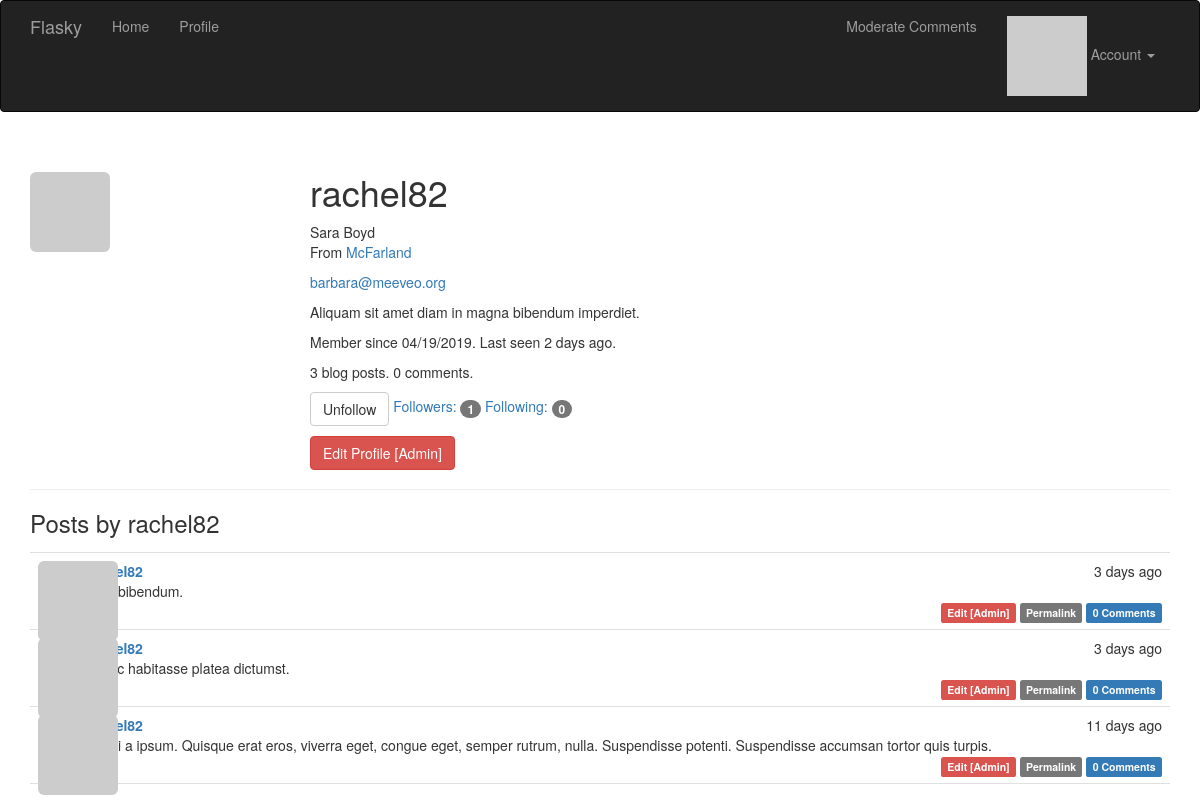
The page /user/rachel82 (signed in) on the database its author committed.
### app/models.py (models this page shows, shortened)
class User(UserMixin, db.Model):
    __tablename__ = 'users'
    id = db.Column(db.Integer, primary_key=True)
    username = db.Column(db.String(64), unique=True, index=True)
    password_hash = db.Column(db.String(128))
    email = db.Column(db.String(64), unique=True, index=True)
    role_id = db.Column(db.Integer, db.ForeignKey('roles.id'))
    confirmed = db.Column(db.Boolean, default=False)
    name = db.Column(db.String(64))
    location = db.Column(db.String(64))
    about_me = db.Column(db.Text())
    member_since = db.Column(db.DateTime(), default=datetime.utcnow)
    last_seen = db.Column(db.DateTime(), default=datetime.utcnow)
    avatar_hash = db.Column(db.String(32))
    posts = db.relationship('Post', backref='author', lazy='dynamic')
    followed = db.relationship('Follow',
                               foreign_keys=[Follow.follower_id],
                               backref=db.backref('follower', lazy='joined'),
                               lazy='dynamic',
                               cascade='all, delete-orphan')
    followers = db.relationship('Follow',
                                foreign_keys=[Follow.followed_id],
                                backref=db.backref('followed', lazy='joined'),
                                lazy='dynamic',
                                cascade='all, delete-orphan')
    comments = db.relationship('Comment', backref='author', lazy='dynamic')
    @property
    def password(self):
        """不能直接获取密码"""
        raise AttributeError('password is not a readable attribute')
    def can(self, permissions):
        return self.role is not None and \
            (self.role.permissions & permissions) == permissions
    def is_administrator(self):
        return self.can(Permission.ADMINISTER)
    def ping(self):
        self.last_seen = datetime.utcnow()
        db.session.add(self)
    def gravatar(self, size=100, default='identicon', rating='g'):
        if request.is_secure:
            url = 'https://secure.gravatar.com/avatar'
        else:
            url = 'http://www.gravatar.com/avatar'
        hash = self.avatar_hash or hashlib.md5(
            self.email.encode('utf-8')).hexdigest()
        return '{url}/{hash}?s={size}&d={default}&r={rating}'.format(
            url=url, hash=hash, size=size, default=default, rating=rating)
    def is_following(self, user):
        return self.followed.filter_by(
            followed_id=user.id).first() is not None

class Post(db.Model):
    __tablename__ = 'posts'
    id = db.Column(db.Integer, primary_key=True)
    body = db.Column(db.Text)
    timestamp = db.Column(db.DateTime, index=True, default=datetime.utcnow)
    author_id = db.Column(db.Integer, db.ForeignKey('users.id'))
    body_html = db.Column(db.Text)
    comments = db.relationship('Comment', backref='post', lazy='dynamic')

### app/main/views.py (the view)
@main.route('/user/<username>')
def user(username):
    user = User.query.filter_by(username=username).first_or_404()
    posts = user.posts.order_by(Post.timestamp.desc()).all()
    return render_template('user.html', user=user, posts=posts)

### app/auth/views.py (called while the page is built)
@auth.before_app_request
def before_request():
    if current_user.is_authenticated:
        current_user.ping()
        if not current_user.confirmed \
                and request.endpoint \
                and request.endpoint[:5] != 'auth.' \
                and request.endpoint != 'static':
            return redirect(url_for('auth.unconfirmed'))

### app/main/__init__.py (called while the page is built)
@main.app_context_processor
def inject_permissions():
    return dict(Permission=Permission)

### app/models.py (called while the page is built)
@login_manager.user_loader
def load_user(user_id):
    return User.query.get(int(user_id))

### app/templates/user.html (shortened to what this page needs)
{% extends "base.html" %}
{% import "_macros.html" as macros %}
{% block page_content %}
<div class="page-header">
    <img class="img-rounded profile-thumbnail" src="{{ user.gravatar(size=256) }}">
    <div class="profile-header">
        <h1>{{ user.username }}</h1>
        {% if user.name or user.location %}
        <p>
            {% if user.name %}{{ user.name }}<br>{% endif %}
            {% if user.location %}
                From <a href="http://maps.google.com/?q={{ user.location }}">{{ user.location }}</a><br>
            {% endif %}
        </p>
        {% endif %}
        {% if current_user.is_administrator() %}
        <p><a href="mailto:{{ user.email }}">{{ user.email }}</a></p>
        {% endif %}
        {% if user.about_me %}<p>{{ user.about_me }}</p>{% endif %}
        <p>Member since {{ moment(user.member_since).format('L') }}. Last seen {{ moment(user.last_seen).fromNow() }}.</p>
        <p>{{ user.posts.count() }} blog posts. {{ user.comments.count() }} comments.</p>
        <p>
            {% if current_user.can(Permission.FOLLOW) and user != current_user %}
                {% if not current_user.is_following(user) %}
                <a href="{{ url_for('.follow', username=user.username) }}" class="btn btn-primary">Follow</a>
                {% else %}
                <a href="{{ url_for('.unfollow', username=user.username) }}" class="btn btn-default">Unfollow</a>
                {% endif %}
            {% endif %}
            <a href="{{ url_for('.followers', username=user.username) }}">Followers: <span class="badge">{{ user.followers.count() - 1 }}</span></a>
            <a href="{{ url_for('.followed_by', username=user.username) }}">Following: <span class="badge">{{ user.followed.count() - 1 }}</span></a>
        </p>
        <p>
            {% if current_user.is_administrator() %}
            <a class="btn btn-danger" href="{{ url_for('.edit_profile_admin', id=user.id) }}">Edit Profile [Admin]</a>
            {% endif %}
        </p>
    </div>
</div>
<h3>Posts by {{ user.username }}</h3>
{% include '_posts.html' %}
{% endblock %}

### app/templates/_posts.html
<ul class="posts">
    {% for post in posts %}
    <li class="post">
        <div class="post-thumbnail">
            <a href="{{ url_for('.user', username=post.author.username) }}">
                <img class="img-rounded profile-thumbnail" src="{{ post.author.gravatar(size=40) }}">
            </a>
        </div>
        <div class="post-content">
            <div class="post-date">{{ moment(post.timestamp).fromNow() }}</div>
            <div class="post-author"><a href="{{ url_for('.user', username=post.author.username) }}">{{ post.author.username }}</a></div>
            <div class="post-body">
                {% if post.body_html %}
                    {{ post.body_html | safe }}
                {% else %}
                    {{ post.body }}
                {% endif %}
            </div>
            <div class="post-footer">
                {% if current_user == post.author %}
                <a href="{{ url_for('.edit', id=post.id) }}">
                    <span class="label label-primary">Edit</span>
                </a>
                {% elif current_user.is_administrator() %}
                <a href="{{ url_for('.edit', id=post.id) }}">
                    <span class="label label-danger">Edit [Admin]</span>
                </a>
                {% endif %}
                <a href="{{ url_for('.post', id=post.id) }}">
                    <span class="label label-default">Permalink</span>
                </a>
                <a href="{{ url_for('.post', id=post.id) }}#comments">
                    <span class="label label-primary">{{ post.comments.count() }} Comments</span>
                </a>
            </div>
        </div>
    </li>
    {% endfor %}
</ul>

### app/static/styles.css (style rules this page uses)
.profile-thumbnail { position: absolute; }
.profile-header { min-height: 260px; margin-left: 280px; }
ul.posts { list-style-type: none; padding: 0px; margin: 16px 0px 0px 0px; border-top: 1px solid #e0e0e0; }
ul.posts li.post { padding: 8px; border-bottom: 1px solid #e0e0e0; }
div.post-date { float: right; }
div.post-author { font-weight: bold; }
div.post-thumbnail { position: absolute; }
div.post-content { margin-left: 48px; min-height: 48px; }
div.post-footer { text-align: right; }

### rows shown on the page
User: username "rachel82", name "Sara Boyd", location "McFarland", email "barbara@meeveo.org", about_me "Aliquam sit amet diam in magna bibendum imperdiet.", member_since "04/19/2019", last_seen "2 days ago"
Post: timestamp "3 days ago", body "Duis bibendum.", comments.count "0"
Post: timestamp "3 days ago", body "In hac habitasse platea dictumst.", comments.count "0"
Post: timestamp "11 days ago", body "Morbi a ipsum. Quisque erat eros, viverra eget, congue eget, semper rutrum, nulla. Suspendisse potenti. Suspendisse accumsan tortor quis turpis.", comments.count "0"

### other values the page prints
{{ user.posts.count() }} "3"
{{ user.comments.count() }} "0"
{{ user.followers.count() - 1 }} "1"
{{ user.followed.count() - 1 }} "0"
